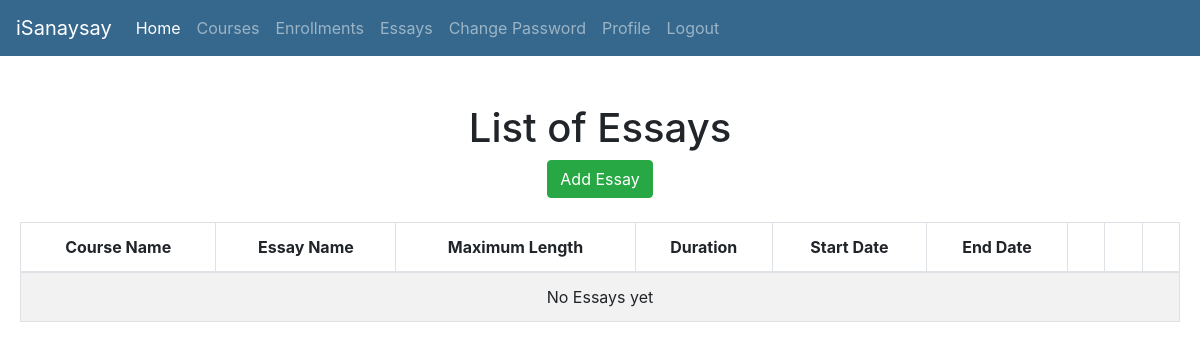
Page /isanaysay/view_essays (signed in) on the earlier database version.
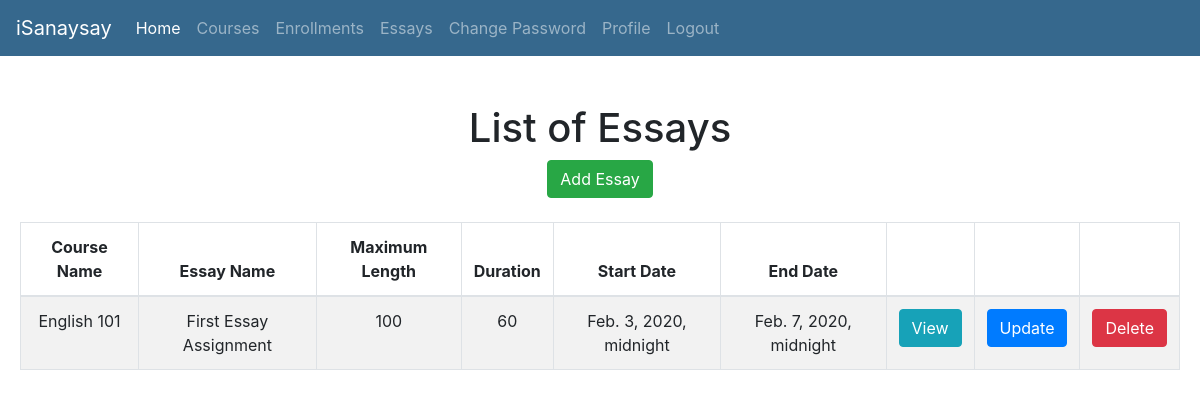
Same page on the later database version.
### users/models.py (models this page shows, shortened)
class Essay(models.Model):
    course = models.ForeignKey(Course, verbose_name="Course", on_delete = models.CASCADE)
    name = models.CharField(verbose_name="Essay Name", max_length=300)
    essay_description = models.CharField(verbose_name="Essay Description", max_length=1500)
    essay_code = models.CharField(verbose_name="Essay Code", max_length=100)
    maximum_length = models.IntegerField(verbose_name="Maximum Length")
    start_date_time = models.DateTimeField(verbose_name="Essay Start Date")
    end_date_time = models.DateTimeField(verbose_name="Essay End Date")
    duration = models.IntegerField(verbose_name="Duration")

class Course(models.Model):
    pass
    semester_Choices = (
        ('A', 'First Semester'),
        ('B', 'Second Semester'),
        ('C', 'Summer'),
    )
    shoolYear_Choices = (
        ('1', '2019-2020'),
        ('2', '2020-2021'),
        ('3', '2021-2022'),
    )
    name = models.CharField(verbose_name="Course Name", max_length=128)
    course_code = models.CharField(verbose_name="Course Code", max_length=128)
    course_description = models.CharField(verbose_name="Course Description", max_length=500)
    course_detail = models.CharField(verbose_name="Course Detail", max_length=100)
    course_semester = models.CharField(max_length=1,choices=semester_Choices, default='A', verbose_name="Semester")
    course_school_year = models.CharField(max_length=1,choices=shoolYear_Choices, default='20', verbose_name="School Year")
    start_date = models.DateField(verbose_name="Course Start Date")
    end_date = models.DateField(verbose_name="Course End Date")

### users/views.py (the view)
def view_essays(request):
    template = "list_essay.html"
    essays = Essay.objects.all()
    context = {
        'essays': essays,
    }
    return render(request, template, context)

### templates/list_essay.html (shortened to what this page needs)
{% extends 'base.html' %}
{% block content %}
	<div id="parent"><div id="child"><br/><br/>
		<h1>List of Essays</h1>
		<a href="{% url 'add-essay' %}" class="btn btn-success">Add Essay</a> <br /><br />
		<table class="table table-striped table-bordered">
			<thead>
				<tr>
					<th>Course Name</th>
					<th>Essay Name</th>
					<th>Maximum Length</th>
					<th>Duration</th>
					<th>Start Date</th>
					<th>End Date</th>
					<th></th>
					<th></th>
					<th></th>
				</tr>
			</thead>
			<tbody>
				{% for essay in essays %}
				<tr>
					<td>{{ essay.course.name }}</td>
					<td>{{ essay.name }}</td>
					<td>{{ essay.maximum_length }}</td>
					<td>{{ essay.duration }}</td>
					<td>{{ essay.start_date_time }}</td>
					<td>{{ essay.end_date_time }}</td>
					<td>
						<a href="{% url 'view-essay' essay.id %}" class="btn btn-info">View</a>
					</td>
					<td>
						<a href="{% url 'update-essay' essay.id %}" class="btn btn-primary">Update</a>
					</td>
					<td>
						<a href="{% url 'delete-essay' essay.id %}" class="btn btn-danger">Delete</a>
					</td>
				</tr>
				{% empty %}
				<tr>
					<td colspan=9>No Essays yet</td>
				</tr>
				{% endfor %}
			</tbody>
		</table>
		</div></div>
{% endblock %}

Differences in the rows shown:
added Essay: course.name "English 101", name "First Essay Assignment", maximum_length "100", duration "60", start_date_time "Feb. 3, 2020, midnight", end_date_time "Feb. 7, 2020, midnight"
Other differences:
text no longer shown: "No Essays yet"
